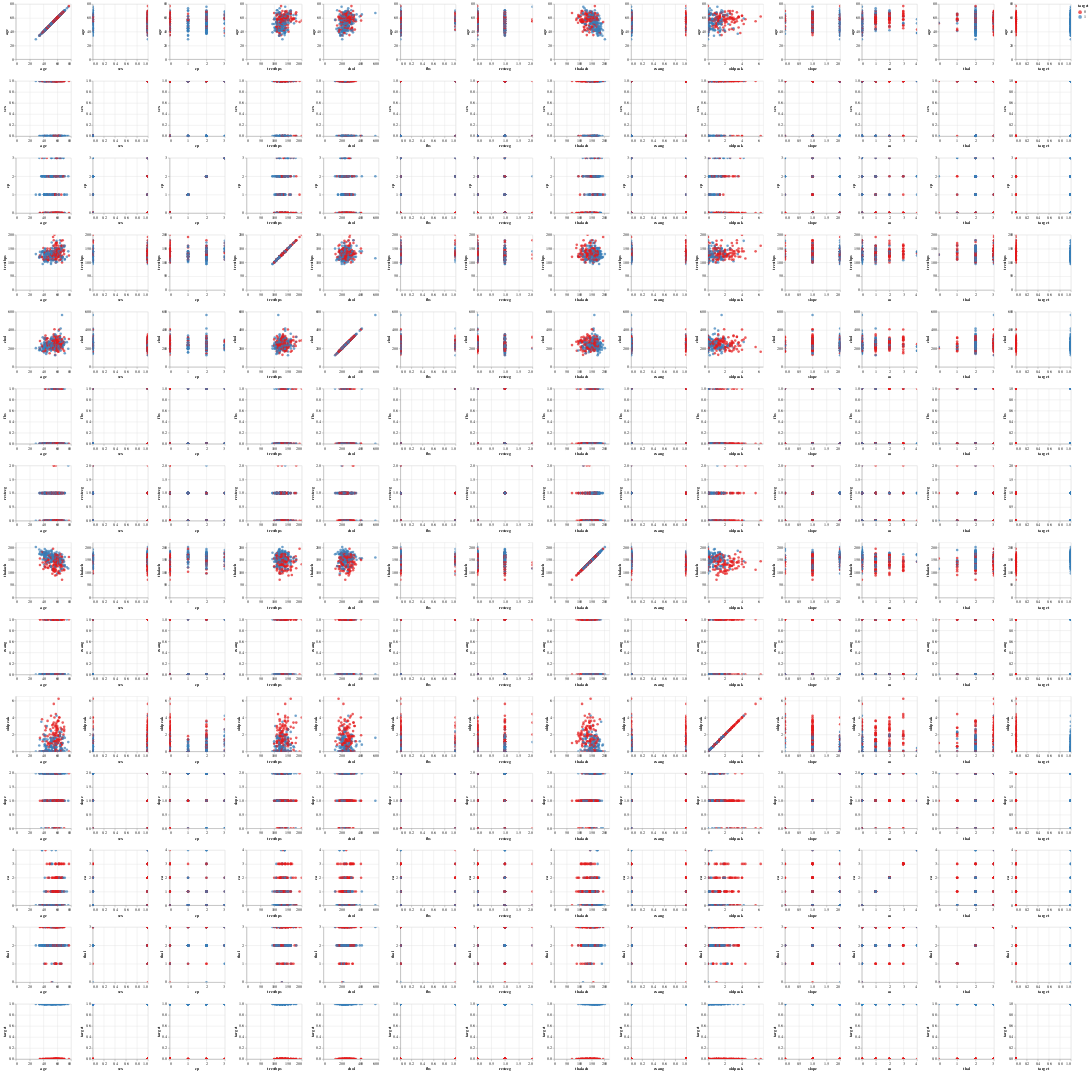

Notebook cell for this chart:
### Code cell
# exploring relationships between features

def plot_interactions(df,rows,columns, sze):
    '''
    make sure that the target color variable is called 'target'
    '''
    chart = alt.Chart(df).mark_circle(size = 50).encode(
        alt.X(alt.repeat("column"), type='quantitative'),
        alt.Y(alt.repeat("row"), type='quantitative'),
        color= alt.Color("target:N", scale=alt.Scale(scheme='set1'))
    ).properties(
        width=sze,
        height=sze
    ).repeat(
        row = rows,
        column = columns
    ).interactive()
    return chart

plot_interactions(kaggle_df, np.array(kaggle_df.columns), np.array(kaggle_df.columns), 150)

### Figure 1 — Vega-Lite specification as saved in the notebook (floating-point values rounded to 4 significant figures; data arrays with more than 128 entries replaced by an {"elided": "..."} marker saying what was removed)
{"config": {"view": {"continuousWidth": 400, "continuousHeight": 300}}, "repeat": {"column": ["age", "sex", "cp", "trestbps", "chol", "fbs", "restecg", "thalach", "exang", "oldpeak", "slope", "ca", "thal", "target"], "row": ["age", "sex", "cp", "trestbps", "chol", "fbs", "restecg", "thalach", "exang", "oldpeak", "slope", "ca", "thal", "target"]}, "spec": {"data": {"name": "data-1aeec17fcd61d3e011112bd653d94d2b"}, "mark": {"type": "circle", "size": 50}, "encoding": {"color": {"type": "nominal", "field": "target", "scale": {"scheme": "set1"}}, "x": {"type": "quantitative", "field": {"repeat": "column"}}, "y": {"type": "quantitative", "field": {"repeat": "row"}}}, "height": 150, "selection": {"selector001": {"type": "interval", "bind": "scales", "encodings": ["x", "y"]}}, "width": 150}, "$schema": "https://vega.github.io/schema/vega-lite/v4.8.1.json", "datasets": {"data-1aeec17fcd61d3e011112bd653d94d2b": {"elided": "303 records"}}}
